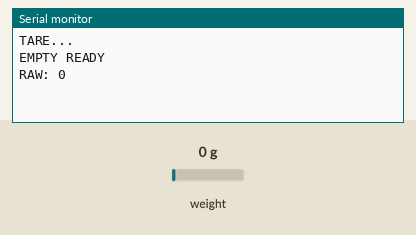
The sketch below on a simulated Arduino Uno, built with avr-gcc and run on an emulated ATmega328P. Shown: the last lines printed to the serial monitor. Inputs (shaded band) come from the test bench; at power-on: weight on the scale 0 g.

Above: at 5.2 s.
5.3 s: weight on the scale set to 100 g
At 7.6 s:
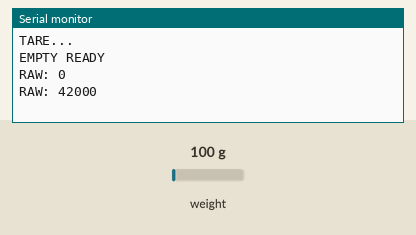
7.8 s: weight on the scale set to 1250 g
At 10.0 s:
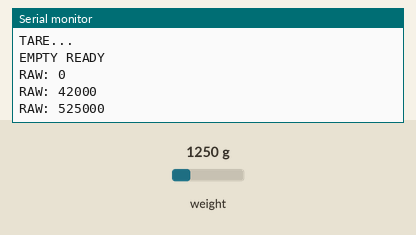
Timing chart, 0 to 11.5 s (numbered marks = the images above; inputs shaded):
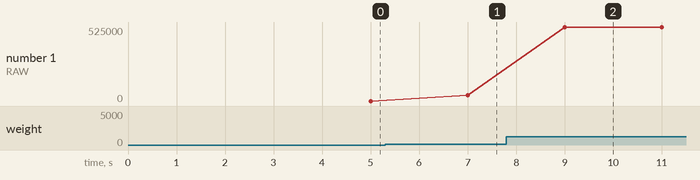

Measured:
- after the input at 5.3 s, the serial monitor: prints a new line after 1.7 s (image 1)
- after the input at 7.8 s, the serial monitor: prints a new line after 1.2 s (image 2)
- plotted number 1: 0 → 42000 after the input at 5.3 s, 42000 → 525000 after the input at 7.8 s

The sketch:

sketch_may8b.ino
```cpp
#include <HX711.h>

const int HX_DT = 3;
const int HX_SCK = 2;

HX711 scale;

void setup() {
  Serial.begin(57600);

  scale.begin(HX_DT, HX_SCK);

  delay(2000);

  Serial.println("TARE...");

  scale.set_scale(1);
  scale.tare(20);

  Serial.println("EMPTY READY");
}

void loop() {

  long raw = scale.get_units(10);

  Serial.print("RAW: ");
  Serial.println(raw);

  delay(1000);
}
```
